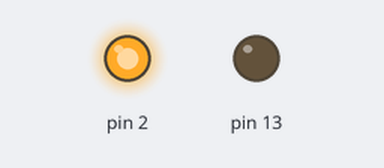
Simulated run of this sketch. Board: Arduino Uno, built with avr-gcc and run on an emulated ATmega328P. Shown: output pins drawn as LEDs (lit = HIGH).

Above: at 0.5 s.
At 1.5 s:
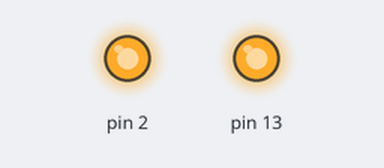
At 5.5 s:
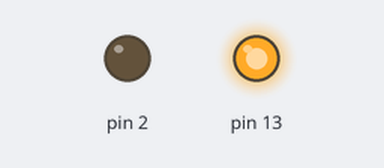
Timing chart, 0 to 6.9 s (numbered marks = the images above):
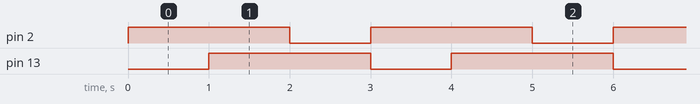

The sketch:

KC868_AP_relay.ino
```cpp
void setup() {
  // initialize digital pin LED_BUILTIN as an output.
  pinMode(13,OUTPUT);
  pinMode(2,OUTPUT);

}

// the loop function runs over and over again forever
void loop() {


  digitalWrite(2, HIGH);
  delay(1000);
  digitalWrite(13, HIGH);
  delay(1000);
  digitalWrite(2, LOW);
  delay(1000);
  digitalWrite(13, LOW);

}
```

Measured:
- by itself, pin 2, pin 13: alternates HIGH for 2.0 s and LOW for 1.0 s
- by itself, everything shown: repeats every 3.0 s, in 4 steps
